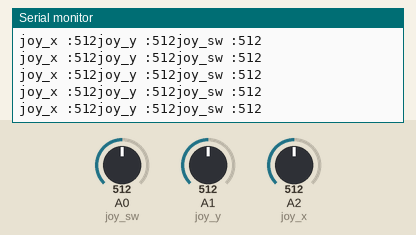
This sketch was run on a simulated Arduino Uno, built with avr-gcc and run on an emulated ATmega328P. Shown: the last lines printed to the serial monitor. Inputs (shaded band) come from the test bench; at power-on: A0 (joy_sw) = 512, A1 (joy_y) = 512, A2 (joy_x) = 512.

Above: at 1.2 s.
1.3 s: A0 (joy_sw) set to 716
At 1.56 s:
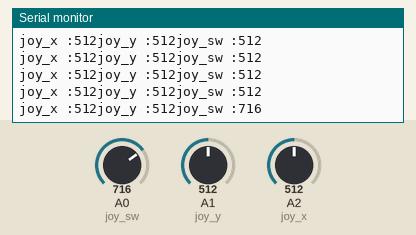
2.8 s: A1 (joy_y) set to 716
At 2.97 s:
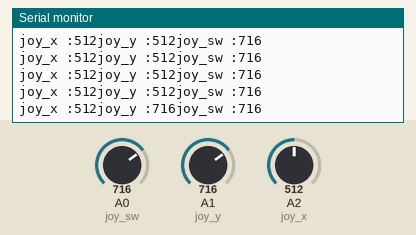
4.3 s: A2 (joy_x) set to 716
At 4.38 s:
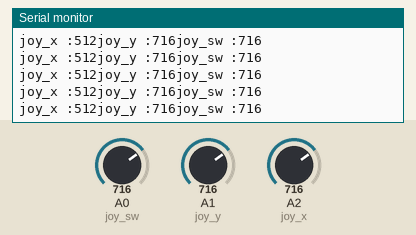
5.8 s: A0 (joy_sw) set to 900
At 5.99 s:
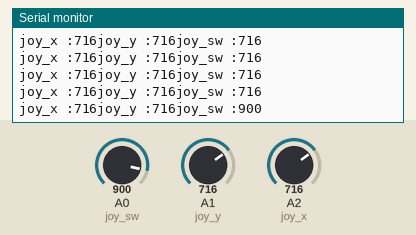
7.3 s: A1 (joy_y) set to 900
At 7.39 s:
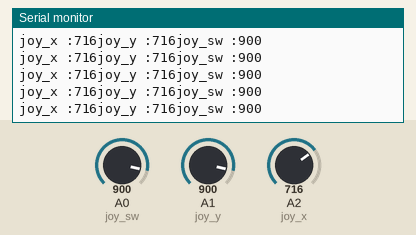
8.8 s: A2 (joy_x) set to 900
At 8.8 s:
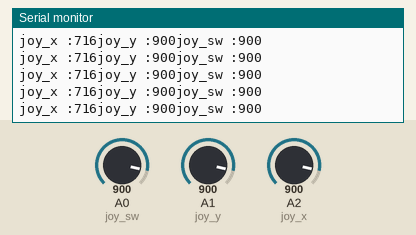
Timing chart, 0 to 11.3 s (numbered marks = the images above; inputs shaded):
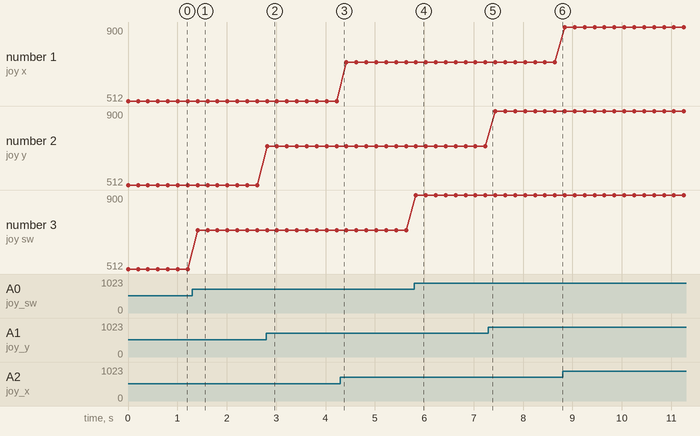

Measured:
- after the input at 1.3 s, the serial monitor: prints a new line after 0.11 s (image 1)
- after the input at 2.8 s, the serial monitor: prints a new line at once (image 2)
- after the input at 5.8 s, the serial monitor: prints a new line at once (image 4)
- plotted number 3: 512 → 716 after the input at 1.3 s, 716 → 900 after the input at 5.8 s

The sketch:

joystick.ino
```cpp
const int joy_x=A2;
const int joy_y=A1;
const int joy_sw=A0;


void setup() {
  // put your setup code here, to run once:
pinMode(joy_x,INPUT);
pinMode(joy_y,INPUT);
pinMode(joy_sw,INPUT);
Serial.begin(9600);
}

void loop() {
  // put your main code here, to run repeatedly:
Serial.print("joy_x :");
Serial.print(analogRead(joy_x));
Serial.print("joy_y :");
Serial.print(analogRead(joy_y));
Serial.print("joy_sw :");
Serial.print(analogRead(joy_sw));
delay(200);
Serial.println();
}
```
